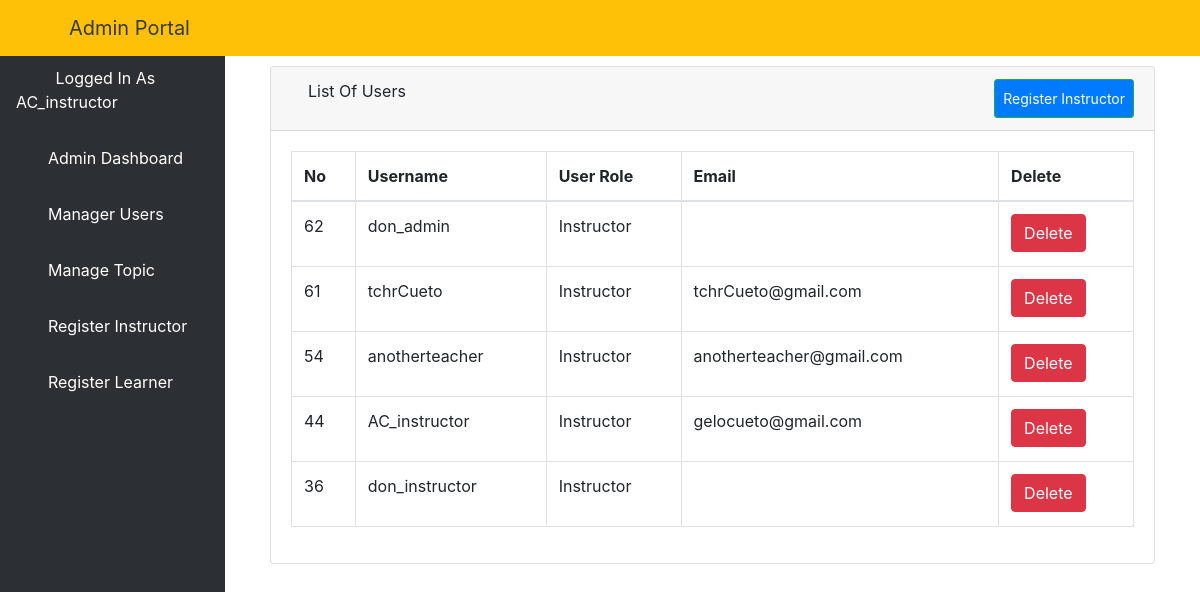
Page /instructors/ (signed in) on the committed database.
### elearn/models.py (models this page shows)
class User(AbstractUser):
    is_learner = models.BooleanField(default=False)
    is_instructor = models.BooleanField(default=False)
    is_admin = models.BooleanField(default=False)

### elearn/views.py (the view)
# urls.py: path('instructors/', views.ListInstructorView.as_view(), name='instructors'),  # delete if wrong
class ListInstructorView(LoginRequiredMixin, ListView):  # delete if wrong
    model = User
    template_name = 'dashboard/admin/list_instructor.html'
    context_object_name = 'users'
    paginated_by = 10
    def get_queryset(self):
        return User.objects.filter(is_learner=0, is_admin=0).order_by('-id')  # hanggang dito

### elearn/templates/dashboard/admin/list_instructor.html (shortened to what this page needs)
{% extends 'dashboard/admin/base.html' %}
{% block body %}
    <div class="container-fluid">
        <div class="row">
            <div class="col-12 mb-3">
                <div class="col-12 mb-3">
                    <div id="content-wrapper">
                        <div class="container-fluid">
                            <div class="card mb-3">
                                <div class="card-header">
                                    <i class="fas fa-table"></i>
                                    List Of Users
                                    <a class="btn btn-sm btn-success" href="{% url 'isign' %}"
                                       style="padding: 8px; float: right; background-color: #007bff; color: white;">Register
                                        Instructor</a>
                                </div>
                                <div class="card-body">
                                    <div class="table-responsive">
                                        <table class="table table-bordered" id="dataTable" width="100%" cellspacing="0">
                                            <thead>
                                            <tr>
                                                <th>No</th>
                                                <th>Username</th>
                                                <th>User Role</th>
                                                <th>Email</th>
                                                <th>Delete</th>
                                            </tr>
                                            </thead>
                                            <tbody>
                                            {% if users %}
                                                {% for user in users %}
                                                    <tr>
                                                        <td>{{ user.id }}</td>
                                                        <td>{{ user.username }}</td>
                                                        <td>{% if user.is_learner == True %}
                                                            <p>Learner</p>
                                                        {% elif user.is_admin == True %}
                                                            <p>Admin</p>
                                                        {% else %}
                                                            <p>Instructor</p>
                                                        {% endif %}
                                                        </td>
                                                        <td>{{ user.email }}</td>
                                                        <td>
                                                            <a href="{% url 'aduser' user.pk %}">
                                                                <button type="button" class="btn btn-danger"> Delete
                                                                </button>
                                                            </a></td>
                                                    </tr>
                                                {% endfor %}
                                            {% endif %}
                                            </tbody>
                                        </table>
                                    </div>
                                </div>
                            </div>
                        </div>
                    </div>
                </div>
            </div>
        </div>
    </div>
{% endblock %}

### elearn/templates/dashboard/admin/base.html (shortened to what this page needs)
<!DOCTYPE html>
<html lang="en">
<head>
    {% load static %}
    <link href="{% static 'vendor/fontawesome-free/css/all.min.css' %}" rel="stylesheet" type="text/css">
    <link href="{% static 'vendor/datatables/dataTables.bootstrap4.css' %}" rel="stylesheet">
    <link href="{% static 'css/sb-admin.css' %}" rel="stylesheet">
</head>
<body id="page-top">
<nav class="navbar navbar-expand navbar-dark bg-warning fixed-top">
    <button class="btn btn-link btn-sm text-dark order-1 order-sm-0" id="sidebarToggle" href="#">
        <i class="fas fa-bars"></i>
    </button>
    <a class="navbar-brand ml-4 text-dark" href="{% url 'dashboard' %}">Admin Portal</a>
    <ul class="navbar-nav ml-auto ml-md-0">
        <li class="nav-item dropdown no-arrow">
            <a class="nav-link dropdown-toggle" href="#" id="userDropdown" role="button" data-toggle="dropdown"
               aria-haspopup="true" aria-expanded="false">
                <i class="fas fa-user-circle fa-fw text-dark mr-3"></i>
            </a>
        </li>
    </ul>
</nav>
<div id="wrapper" style="padding-top: 50px;">
    <ul class="sidebar navbar-nav">
         <li class="nav-item active">
            <a class="nav-link" href="{% url 'dashboard' %}">
                <i class="fas fa-user-circle fa-fw text-warning"></i>
                <span>Logged In As {{ user.username }}</span>
            </a>
        </li>
        <li class="nav-item active">
            <a class="nav-link" href="{% url 'dashboard' %}">
                <i class="fa fa-home" aria-hidden="true"></i>
                <span>Admin Dashboard</span>
            </a>
        </li>
        <li class="nav-item">
            <a class="nav-link" href="{% url 'aluser' %}">
                <i class="fas fa-users"></i>
                <span style="color: white">Manager Users</span>
            </a>
        </li>
        <li class="nav-item dropdown no-arrow">
            <a class="nav-link dropdown-toggle" data-toggle="dropdown" aria-haspopup="true" aria-expanded="false"
               href="">
                <i class="fas fa-bell"></i>
                <span style="color: white">Manage Topic</span>
            </a>
        </li>
        <li class="nav-item">
            <a class="nav-link" href="{% url 'isign' %}">
                <i class="fas fa-chalkboard-teacher"></i>
                <span style="color: white">Register Instructor</span>
            </a>
        </li>
        <li class="nav-item">
            <a class="nav-link" href="{% url 'addlearner' %}">
                <i class="fas fa-user-graduate"></i>
                <span style="color: white">Register Learner</span>
            </a>
        </li>
    </ul>
    {% block body %}{% endblock %}
</div>

### rows in the picture
User: username "AC_instructor", id "44", is_learner "Instructor", email "gelocueto@gmail.com"
User: id "62", username "don_admin", is_learner "Instructor"
User: id "61", username "tchrCueto", is_learner "Instructor", email "tchrCueto@gmail.com"
User: id "54", username "anotherteacher", is_learner "Instructor", email "anotherteacher@gmail.com"
User: id "36", username "don_instructor", is_learner "Instructor"
